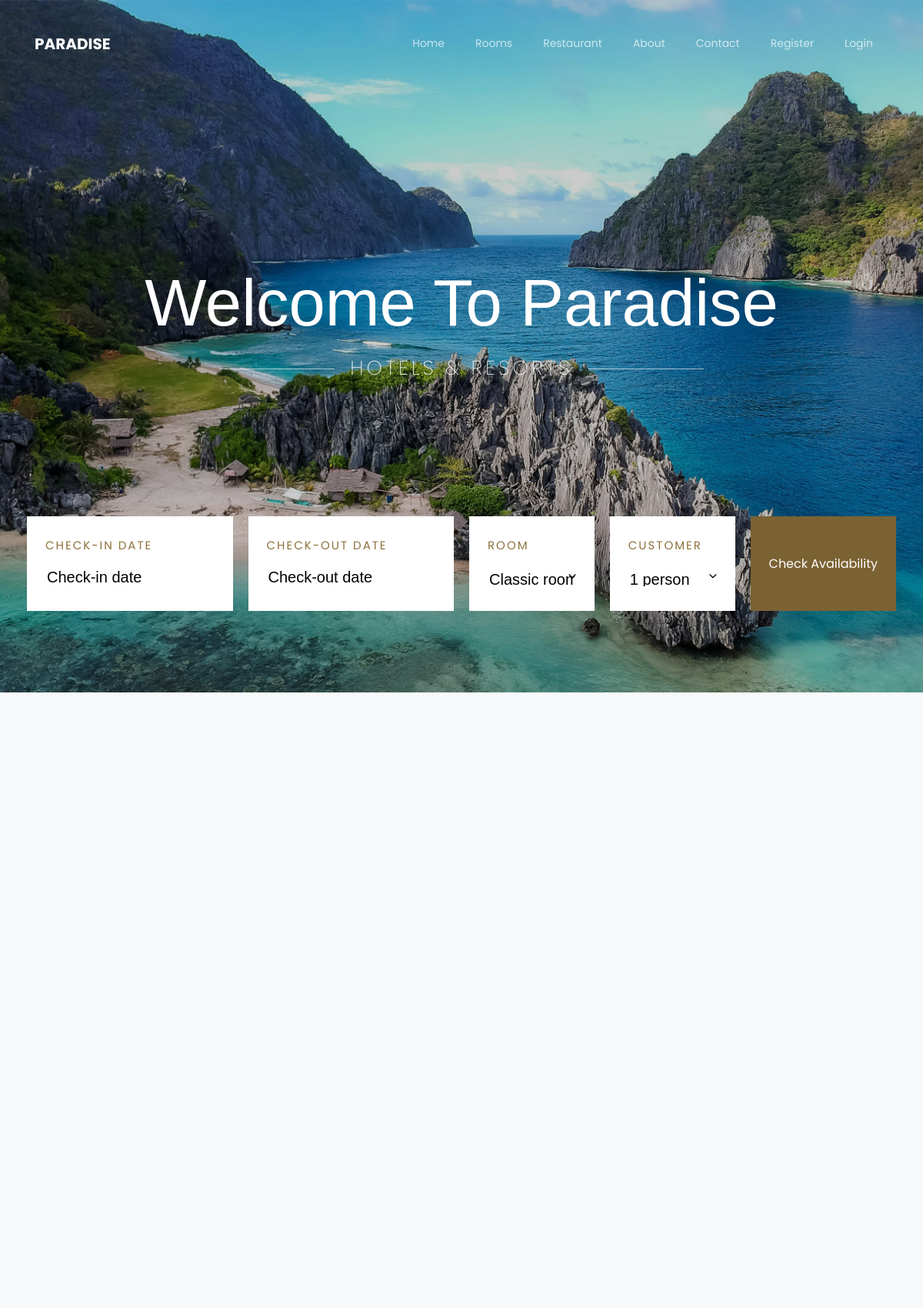
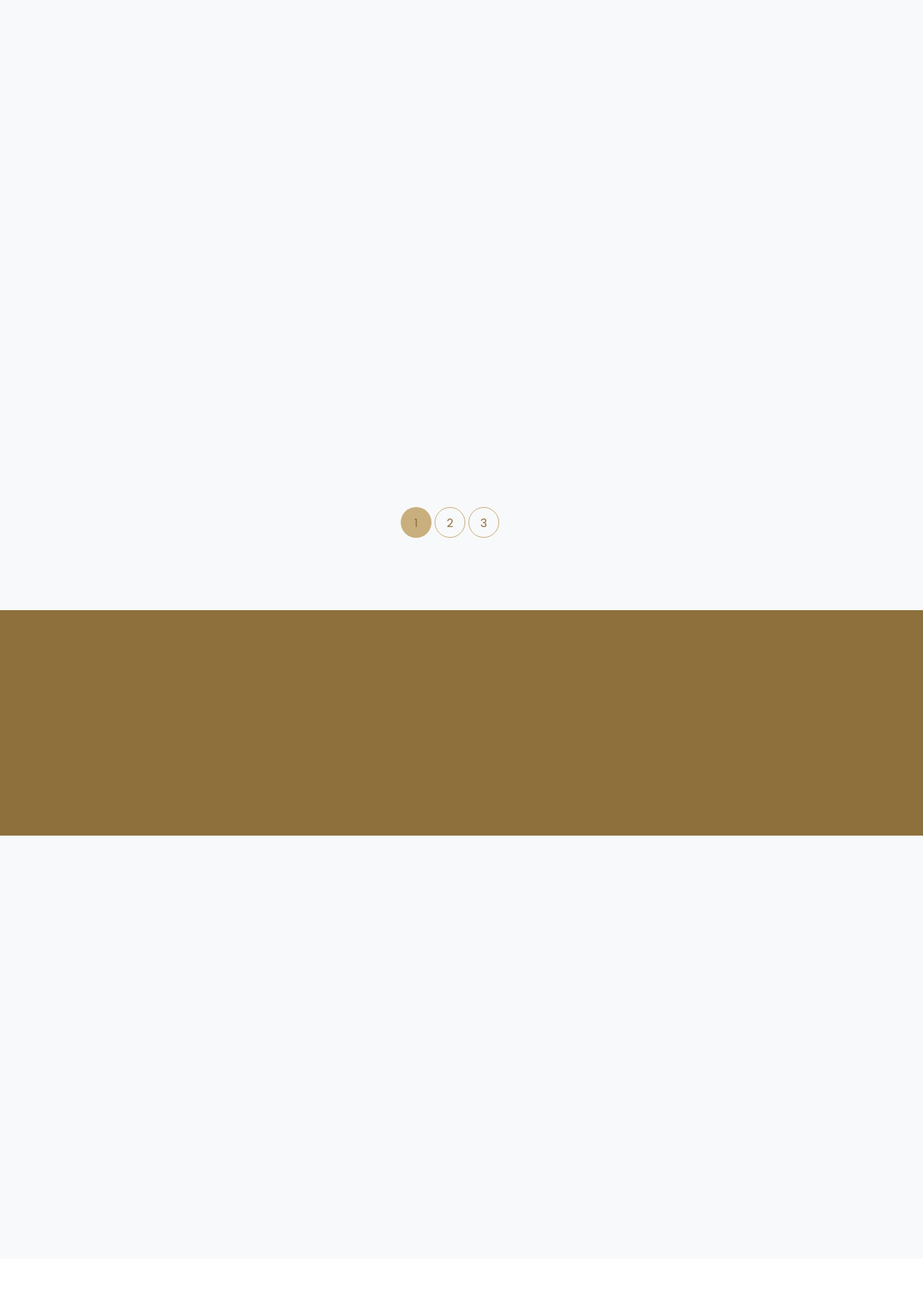
The page / (upper part) on the database its author committed (2 pictures, top to bottom).
### tables this page shows
CREATE TABLE `menu` (
  `id` int(255) NOT NULL,
  `link` varchar(255) NOT NULL,
  `name` varchar(255) NOT NULL,
  `position` int(255) NOT NULL
);

### views/pages/home.php (the view, shortened to what this page needs)
   <section class="home-slider owl-carousel">
     <div class="slider-item" style="background-image:url(assets/images/bg_1.jpg);">
     	<div class="overlay"></div>
       <div class="container">
         <div class="row no-gutters slider-text align-items-center justify-content-center">
         <div class="col-md-12 ftco-animate text-center">
         	<div class="text mb-5 pb-3">
            <h1 class="mb-3">Welcome To Paradise</h1>
            <h2>Hotels &amp; Resorts</h2>
           </div>
         </div>
       </div>
       </div>
     </div>
   </section>
   <section class="ftco-booking">
   	<div class="container">
   		<div class="row">
   			<div class="col-lg-12">
   				<form action="#" method="GET" class="booking-form">
        		<div class="row">
        			<div class="col-md-3 d-flex">
        				<div class="form-group p-4 align-self-stretch d-flex align-items-end">
        					<div class="wrap">
			    					<label for="#">Check-in Date</label>
									<input type="text" class="form-control checkin_date" placeholder="Check-in date" id="checkIn">
							</div>
		    			</div>
        			</div>
        			<div class="col-md-3 d-flex">
        				<div class="form-group p-4 align-self-stretch d-flex align-items-end">
        					<div class="wrap">
			    					<label for="#">Check-out Date</label>
									<input type="text" class="form-control checkout_date" placeholder="Check-out date" id="checkOut">
		    				</div>
		    				</div>
        			</div>
        			<div class="col-md d-flex">
        				<div class="form-group p-4 align-self-stretch d-flex align-items-end">
        					<div class="wrap">
		      					<label for="#">Room</label>
		      					<div class="form-field">
		        					<div class="select-wrap">
										<div class="icon"><span class="ion-ios-arrow-down"></span></div>
										<select name="roomType" id="roomType" class="form-control">
											<?php
											$query = "SELECT * FROM room_type";
											$result = $conn->query($query)->fetchAll();
											foreach($result as $r):
											?>
											<option value=<?= $r->id ?>><?= $r->name ?> room</option>
											<?php endforeach; ?>
										</select>
		                  			</div>
								  </div>
			            	</div>
	              		</div>
        			</div>
        			<div class="col-md d-flex">
        				<div class="form-group p-4 align-self-stretch d-flex align-items-end">
        					<div class="wrap">
		      					<label for="#">Customer</label>
		      					<div class="form-field">
		        					<div class="select-wrap">
										<div class="icon"><span class="ion-ios-arrow-down"></span></div>
										<select name="numPeople" id="numPeople" class="form-control">
											<?php
											$query = "SELECT num_people FROM room GROUP BY num_people";
											$result = $conn->query($query)->fetchAll();
											foreach($result as $r):
												if($r->num_people == 1):
											?>
												<option value=<?= $r->num_people ?>><?= $r->num_people ?> person</option>
												<?php else: ?>
											<option value=<?= $r->num_people ?>><?= $r->num_people ?> people</option>
												<?php endif;endforeach; ?>
										</select>
									</div>
								  </div>
			            	</div>
	              		</div>
        			</div>
        			<div class="col-md d-flex">
        				<div class="form-group d-flex align-self-stretch">
		              <input type="button" id="check" value="Check Availability" class="btn btn-primary py-3 px-4 align-self-stretch">
		            </div>
        			</div>
        		</div>
        	</form>
    		</div>
   		</div>
   	</div>
   </section>
   <section class="ftco-section bg-light" id="scroll">
   	<div class="container">
			<div class="row justify-content-center mb-5 pb-3">
       		</div>
   		<div class="row" id="rooms">
			<div class="row mt-5">
				<div class="col text-center">
					<div class="block-27">
						<ul>
						<li class="<?= (!isset($_GET['p']))? 'active': ''; ?>"><a href="index.php">1</a></li>
							<?php
								$numOfRooms = "SELECT count(*) AS num FROM room";
								$result = $conn->query($numOfRooms)->fetch();
								$rooms = $result->num;
								$paginationNum = ceil($rooms/6);
								for($i=2; $i<=$paginationNum; $i++):
							?>
							<li class="<?= ($_GET['p']==$i)? 'active': ''; ?>"><a href="index.php?p=<?= $i ?>"><?= $i ?></a></li>
								<?php endfor;?>
						</ul>
					</div>
				</div>
   			</div>
		</div>
   	</div>
</section>
<section class="ftco-section ftco-counter img" id="section-counter" style="background-image: url(assets/images/bg_2.jpg);">
   	<div class="container">
   		<div class="row justify-content-center">
   			<div class="col-md-10">
	    		<div class="row">
	        </div>
        </div>
       </div>
   	</div>
</section>
   <section class="ftco-section testimony-section bg-light">
     <div class="container">
       <div class="row justify-content-center">
       </div>
     </div>
</section>

### views/fixed/nav.php (shortened to what this page needs)
<nav class="navbar navbar-expand-lg navbar-dark ftco_navbar bg-dark ftco-navbar-light" id="ftco-navbar">
    <div class="container">
      <a class="navbar-brand" href="index.php">Paradise</a>
      <div class="collapse navbar-collapse" id="ftco-nav">
        <ul class="navbar-nav ml-auto">
            <?php
            if(isset($_SESSION["user"])){
                $user = $_SESSION["user"];
                $id = $user->id_role;
            }else{
                $id = 3;
            }
            $query = "SELECT link, m.name FROM role r INNER JOIN menu_role mr ON r.id=mr.id_role
                      INNER JOIN menu m ON mr.id_menu=m.id
                      WHERE r.id = :id ORDER BY position";
            $prepare = $conn->prepare($query);
            $prepare->bindParam(":id", $id);
            $prepare->execute();
            $result = $prepare->fetchAll();
            foreach($result as $r):?>
              <li class="nav-item <?= ($_SERVER["QUERY_STRING"]=="page=".strtolower($r->name))?"active" : ""; ?>">
                  <a href="<?= strtolower($r->name)=="adminpanel" ? "admin/index.php" : "index.php?page=".strtolower($r->name) ?>" class="nav-link"><?= $r->name ?></a>
              </li>
            <?php endforeach; ?>
        </ul>
      </div>
    </div>
  </nav>

### rows shown on the page
menu: name "Home"
menu: name "Rooms"
menu: name "Restaurant"
menu: name "About"
menu: name "Contact"
menu: name "Register"
menu: name "Login"

### other values the page prints
form field roomType "Classic room"
form field numPeople "1 person"
